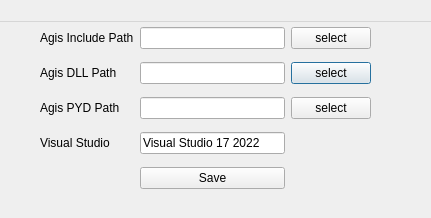
<?xml version="1.0" encoding="UTF-8"?>
<ui version="4.0">
 <class>NexusSettings</class>
 <widget class="QDialog" name="NexusSettings">
  <property name="geometry">
   <rect>
    <x>0</x>
    <y>0</y>
    <width>431</width>
    <height>218</height>
   </rect>
  </property>
  <property name="windowTitle">
   <string>NexusSettings</string>
  </property>
  <widget class="QWidget" name="centralwidget" native="true">
   <property name="geometry">
    <rect>
     <x>0</x>
     <y>0</y>
     <width>411</width>
     <height>221</height>
    </rect>
   </property>
   <widget class="QWidget" name="gridLayoutWidget">
    <property name="geometry">
     <rect>
      <x>40</x>
      <y>20</y>
      <width>331</width>
      <height>181</height>
     </rect>
    </property>
    <layout class="QGridLayout" name="gridLayout">
     <item row="1" column="3">
      <widget class="QPushButton" name="select_agis_lib_path">
       <property name="text">
        <string>select</string>
       </property>
      </widget>
     </item>
     <item row="1" column="2">
      <widget class="QLineEdit" name="agis_lib_path"/>
     </item>
     <item row="0" column="0">
      <widget class="QLabel" name="label">
       <property name="text">
        <string>Agis Include Path</string>
       </property>
      </widget>
     </item>
     <item row="1" column="0">
      <widget class="QLabel" name="label_2">
       <property name="text">
        <string>Agis DLL Path</string>
       </property>
      </widget>
     </item>
     <item row="0" column="2">
      <widget class="QLineEdit" name="agis_include_path"/>
     </item>
     <item row="2" column="0">
      <widget class="QLabel" name="label_3">
       <property name="text">
        <string>Agis PYD Path</string>
       </property>
      </widget>
     </item>
     <item row="0" column="3">
      <widget class="QPushButton" name="select_agis_include_path">
       <property name="text">
        <string>select</string>
       </property>
      </widget>
     </item>
     <item row="2" column="2">
      <widget class="QLineEdit" name="agis_pyd_path"/>
     </item>
     <item row="5" column="2">
      <widget class="QPushButton" name="save_button">
       <property name="text">
        <string>Save</string>
       </property>
      </widget>
     </item>
     <item row="2" column="3">
      <widget class="QPushButton" name="select_agis_pyd_path">
       <property name="text">
        <string>select</string>
       </property>
      </widget>
     </item>
     <item row="3" column="0">
      <widget class="QLabel" name="label_4">
       <property name="text">
        <string>Visual Studio</string>
       </property>
      </widget>
     </item>
     <item row="3" column="2">
      <widget class="QLineEdit" name="vs_version">
       <property name="text">
        <string>Visual Studio 17 2022</string>
       </property>
      </widget>
     </item>
    </layout>
   </widget>
  </widget>
  <widget class="QMenuBar" name="menubar">
   <property name="geometry">
    <rect>
     <x>0</x>
     <y>0</y>
     <width>691</width>
     <height>22</height>
    </rect>
   </property>
  </widget>
 </widget>
 <resources/>
 <connections/>
</ui>
